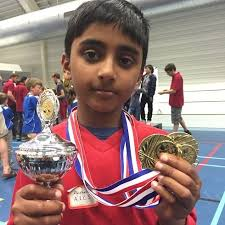
#> input picture Images/download.jpeg, 225 x 225 px
$ python main.py
#> lines starting #> are read from the running program, lines starting #| are printed output that depends on the picture; after the words box and inside, x2 and y2 are one past the last pixel; in counts of white or black regions, pixels touching at a corner belong together
import cv2
import argparse
import numpy as np


"""parser = argparse.ArgumentParser()
parser.add_argument("path", help="path")
args = parser.parse_args()"""

img = cv2.imread("Images/download.jpeg")
#> img is the input picture: shape (225, 225, 3); mean B, G, R 120, 121.6, 149.8
const = 450
height, width, channels = img.shape
#> height = 225; width = 225; channels = 3
blurred_img = cv2.GaussianBlur(img, (21, 21), 30)
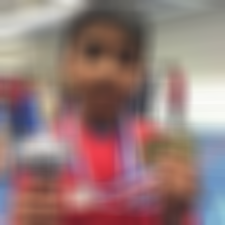
#> blurred_img: shape (225, 225, 3); mean B, G, R 120, 121.5, 149.8
dsize = (const, round(height*(const/width)))
#> dsize = (450, 450)
mask = np.zeros((height, width, channels), dtype=np.uint8)

gray = cv2.cvtColor(img, cv2.COLOR_BGR2GRAY)
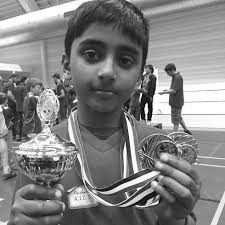
#> gray: shape (225, 225); min 0, max 255, mean 129.8

face_cascade = cv2.CascadeClassifier(cv2.data.haarcascades + 'haarcascade_frontalface_default.xml')

faces_detect = face_cascade.detectMultiScale(gray, 1.1, 4)
#> faces_detect = [[58, 18, 101, 101]]

for (x,y,w,h) in faces_detect:
  """cv2.rectangle(img, (x, y), (x+w, y+h), (255, 0, 0), 2)"""
  mask = cv2.rectangle(mask, (x, y), (x+w, y+h), (255, 255, 255), -1)
#> this loop made 1 pass
#> pass 1, `mask = cv2.rectangle(mask, (x, y), (x+w, y+h), (255, 255, 255), -1)`:
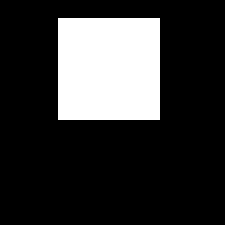
#> mask: shape (225, 225, 3); 20.6% white; 1 white region, box (x1, y1, x2, y2) and area: (58, 18, 160, 120) 10404

out = np.where(mask!=(255, 255, 255), img, blurred_img)
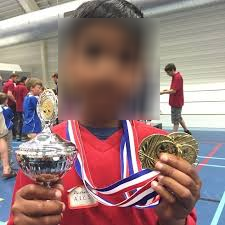
#> out: shape (225, 225, 3); mean of channels 0, 1, 2 120.4, 122, 150.2; drawn as B, G, R
out2 = cv2.resize(out, dsize)
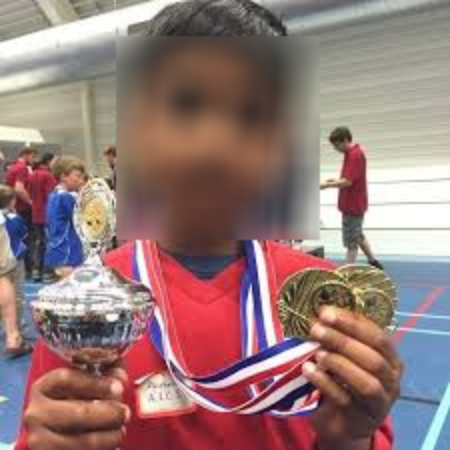
#> out2: shape (450, 450, 3); mean of channels 0, 1, 2 120.3, 121.9, 150.2; drawn as B, G, R
cv2.imshow('image', out2)
cv2.waitKey()
